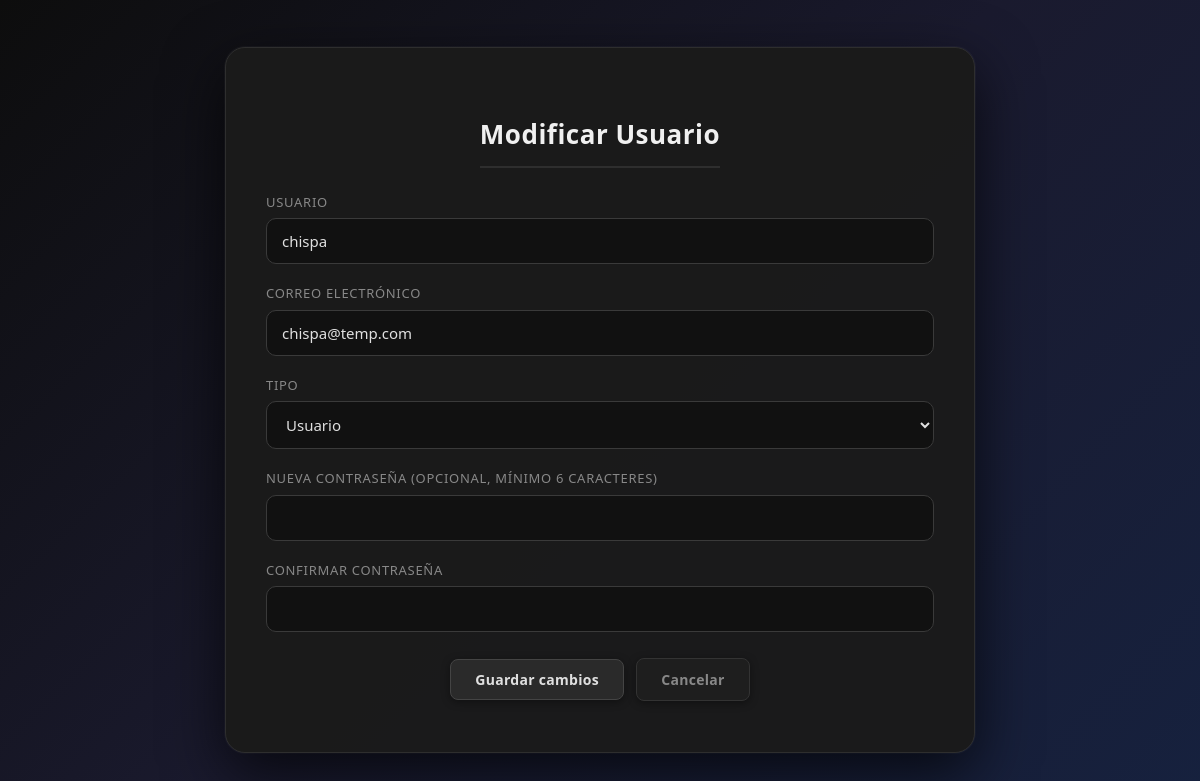
/usuarios_f.php?accion=modificar&usuario=chispa (signed in), run on the app's committed database.
### tables this page shows
CREATE TABLE usuarios (
        id INTEGER PRIMARY KEY AUTOINCREMENT,
        usuario TEXT UNIQUE NOT NULL,
        password TEXT NOT NULL,
        tipo TEXT NOT NULL DEFAULT 'Usuario',
        email TEXT UNIQUE NOT NULL
    );

### funciones.php (called while the page is built, shortened)
<?php
function conectarDB(): PDO {
    $db = new PDO('sqlite:' . DB_PATH);
    $db->setAttribute(PDO::ATTR_ERRMODE, PDO::ERRMODE_EXCEPTION);
    $db->exec("CREATE TABLE IF NOT EXISTS usuarios (
        id INTEGER PRIMARY KEY AUTOINCREMENT,
        usuario TEXT UNIQUE NOT NULL,
        password TEXT NOT NULL,
        tipo TEXT NOT NULL DEFAULT 'Usuario',
        email TEXT UNIQUE NOT NULL
    )");
    return $db;
}
function obtenerUsuarioPorNombre(string $usuario): array|false {
    $db = conectarDB();
    $stmt = $db->prepare("SELECT usuario, tipo, email FROM usuarios WHERE usuario = :usuario");
    $stmt->execute([':usuario' => $usuario]);
    $datos = $stmt->fetch(PDO::FETCH_ASSOC);
    return $datos ?: false;
}

### usuarios_f.php (the view, shortened to what this page needs)
<?php
require_once 'funciones.php';
$accion = isset($_GET['accion']) ? $_GET['accion'] : '';
$titulo = '';
$datos  = null;
if ($accion === 'modificar' && isset($_GET['usuario'])) {
    $usuario_modificar = $_GET['usuario'];
    $datos = obtenerUsuarioPorNombre($usuario_modificar);
    $titulo = "Modificar Usuario";
} elseif ($accion === 'agregar') {
    $titulo = "Agregar Usuario";
} else {
    header("Location: usuarios.php");
    exit();
}
?>
<!DOCTYPE html>
<html lang="es">
<head>
    <link rel="stylesheet" href="estilos.css">
</head>
<body>
    <div class="container">
        <h2><?php echo htmlspecialchars($titulo); ?></h2>
        <form action="usuarios_a.php" method="POST">
            <?php if ($accion === 'modificar'): ?>
                <div class="form-group">
                    <label for="usuario">Usuario</label>
                    <input type="text" id="usuario" name="usuario"
                           value="<?php echo htmlspecialchars($datos['usuario']); ?>" required
                           pattern="[a-zA-Z0-9_]{3,30}" title="Solo letras, números y guion bajo (3-30 caracteres)">
                </div>
                <div class="form-group">
                    <label for="email">Correo electrónico</label>
                    <input type="email" id="email" name="email"
                           value="<?php echo htmlspecialchars($datos['email']); ?>" required>
                </div>
                <div class="form-group">
                    <label for="tipo">Tipo</label>
                    <select id="tipo" name="tipo" required>
                        <option value="Usuario" <?php if ($datos['tipo'] === 'Usuario') echo 'selected'; ?>>Usuario</option>
                    </select>
                </div>
                <div class="form-group">
                    <label for="nueva_password">Nueva contraseña (opcional, mínimo 6 caracteres)</label>
                    <input type="password" id="nueva_password" name="nueva_password" minlength="6">
                </div>
                <div class="form-group">
                    <label for="confirmar_password">Confirmar contraseña</label>
                    <input type="password" id="confirmar_password" name="confirmar_password">
                </div>
            <?php endif; ?>
            <button type="submit" class="btn">
                <?php echo ($accion === 'modificar') ? 'Guardar cambios' : 'Agregar usuario'; ?>
            </button>
            <a href="usuarios.php" class="btn btn-cancelar">Cancelar</a>
        </form>
    </div>
</body>
</html>

### estilos.css (style rules this page uses)
* { box-sizing: border-box; }
body { margin: 0; font-family: 'Segoe UI', 'Roboto', 'Poppins', sans-serif; background: linear-gradient(135deg, #0d0d0d 0%, #1a1a2e 50%, #16213e 100%); min-height: 100vh; display: flex; justify-content: center; align-items: center; color: #e0e0e0; font-size: 16px; line-height: 1.5; }
.login-container, .container, .panel-container { background: rgba(26, 26, 26, 0.97); border: 1px solid #2e2e2e; border-radius: 20px; padding: 45px 40px; width: 100%; max-width: 580px; box-shadow: 0 20px 60px rgba(0,0,0,0.7), 0 0 0 1px rgba(255,255,255,0.04); text-align: center; margin: 20px auto; }
.container { max-width: 750px; }
h2 { font-size: 26px; margin-bottom: 25px; font-weight: 600; color: #f0f0f0; border-bottom: 2px solid #2e2e2e; padding-bottom: 12px; display: inline-block; letter-spacing: 0.5px; }
.form-group { margin-bottom: 20px; text-align: left; }
.form-group label { display: block; font-weight: 500; margin-bottom: 6px; font-size: 13px; color: #888; text-transform: uppercase; letter-spacing: 0.7px; }
.form-group input, .form-group select { width: 100%; padding: 12px 15px; border: 1px solid #3a3a3a; border-radius: 10px; font-size: 15px; font-family: inherit; background: #111; color: #e0e0e0; transition: border 0.3s, box-shadow 0.3s; }
.form-group select option { background: #1a1a1a; }
button, .btn { display: inline-block; padding: 10px 24px; border-radius: 8px; font-weight: 600; font-size: 14px; text-decoration: none; cursor: pointer; transition: all 0.25s ease; border: 1px solid #444; background: #2a2a2a; color: #e0e0e0; box-shadow: 0 2px 8px rgba(0,0,0,0.4); margin: 6px 4px; font-family: inherit; letter-spacing: 0.3px; }
.btn-cancelar { background: #1e1e1e; border-color: #333; color: #888; }

### data on the page
usuarios: usuario "chispa", email "chispa@temp.com", tipo "Usuario"

### other printed values
$titulo "Modificar Usuario"
